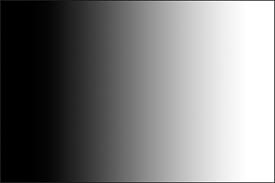
#> input picture image processing/gradient.jpeg.jpg, 275 x 183 px
$ python threshold_grey.py
#> lines starting #> are read from the running program, lines starting #| are printed output that depends on the picture; after the words box and inside, x2 and y2 are one past the last pixel; in counts of white or black regions, pixels touching at a corner belong together
import cv2 as cv
from matplotlib import pyplot as pt
img = cv.imread('gradient.jpeg.jpg',0)
#> img is the input picture: shape (183, 275); min 0, max 255, mean 125.1
ret,thresh1 = cv.threshold(img,127,255,cv.THRESH_BINARY)
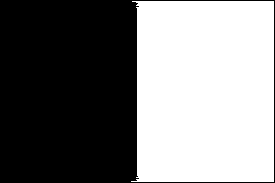
#> thresh1: shape (183, 275); 49.3% white; 1 white region, box (x1, y1, x2, y2) and area: (131, 1, 274, 182) 24807
ret,thresh2 = cv.threshold(img,127,255,cv.THRESH_BINARY_INV)
ret,thresh3 = cv.threshold(img,127,255,cv.THRESH_TRUNC)
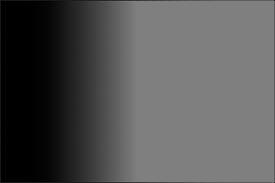
#> thresh3: shape (183, 275); min 0, max 127, mean 83.9
ret,thresh4 = cv.threshold(img,127,255,cv.THRESH_TOZERO)
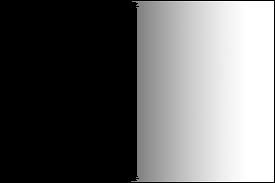
#> thresh4: shape (183, 275); min 0, max 255, mean 103.8
ret,thresh5 = cv.threshold(img,127,255,cv.THRESH_TOZERO_INV)
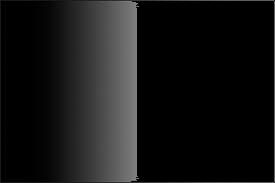
#> thresh5: shape (183, 275); min 0, max 127, mean 21.3
cv.imshow('OG',img)
cv.imshow('THRESH1',thresh1)
cv.imshow('THRESH2',thresh2)
cv.imshow('THRESH3',thresh3)
cv.imshow('THRESH4',thresh4)
cv.imshow('THRESH5',thresh5)
cv.waitKey(0)
cv.destroyAllWindows()

$ run again, with image processing/1261281.jpg copied over image processing/gradient.jpeg.jpg
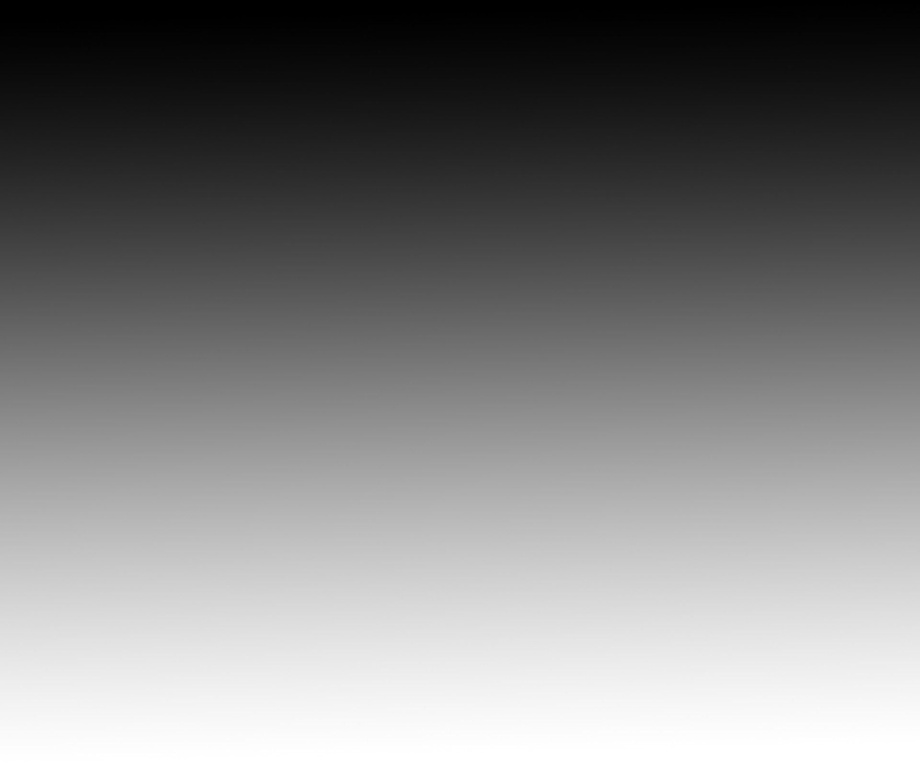
#> input picture image processing/1261281.jpg, 920 x 767 px, shrunk from 1920 x 1600 before the run
#> img is the input picture: shape (767, 920); min 0, max 255, mean 128
#> `ret,thresh1 = cv.threshold(img,127,255,cv.THRESH_BINARY)`:
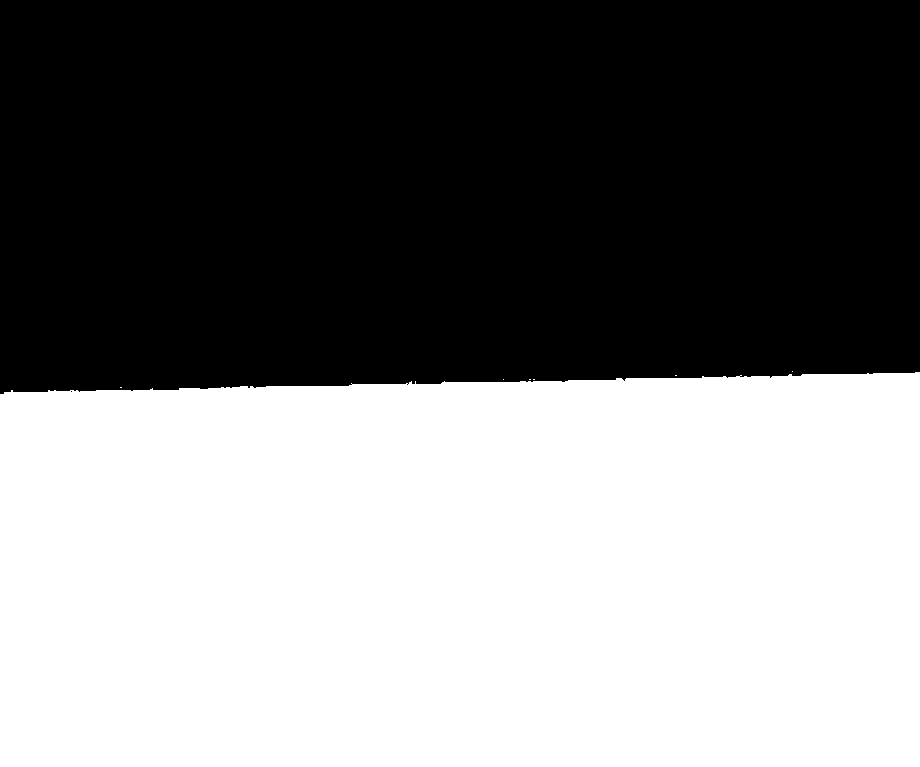
#> thresh1: shape (767, 920); 50.1% white; 2 black regions (1 under 20 px), largest, box (x1, y1, x2, y2) and area: (0, 0, 920, 394) 351947
#> `ret,thresh5 = cv.threshold(img,127,255,cv.THRESH_TOZERO_INV)`:
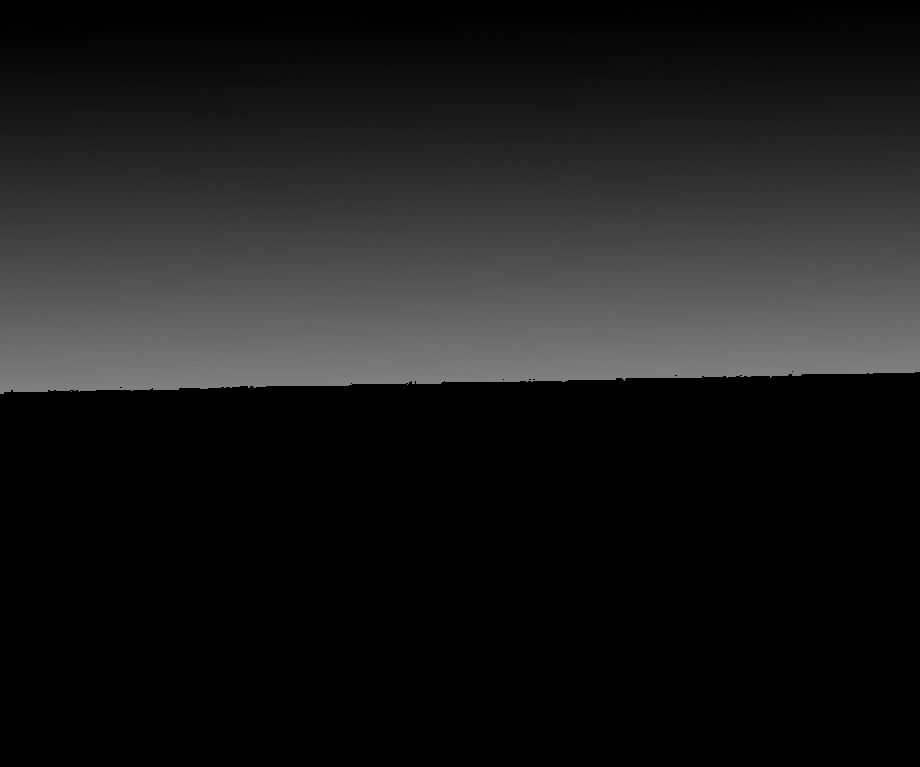
#> thresh5: shape (767, 920); min 0, max 127, mean 27.1
